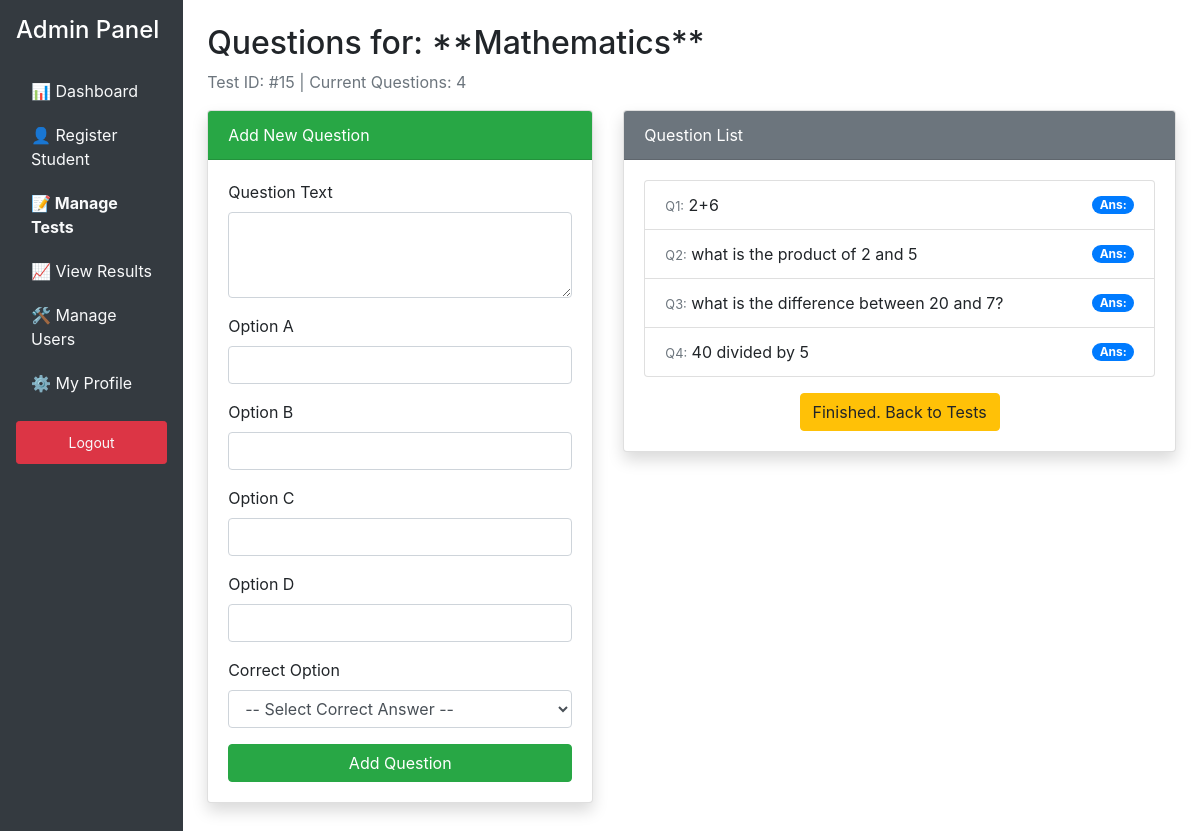
Page /cbt1/manage_questions.php?test_id=15 (signed in) on the committed database.
### tables this page shows
CREATE TABLE `tests` (
  `test_id` int(11) NOT NULL,
  `created_by` int(11) DEFAULT NULL,
  `title` varchar(255) NOT NULL,
  `class_year` varchar(10) DEFAULT NULL COMMENT 'The target class year (e.g., SSS1), or NULL for all classes.',
  `duration_minutes` int(5) NOT NULL,
  `creation_date` timestamp NOT NULL DEFAULT current_timestamp(),
  `is_active` tinyint(1) DEFAULT 1,
  `total_questions` int(11) NOT NULL DEFAULT 0,
  `max_attempts` int(11) NOT NULL DEFAULT 1 COMMENT 'Maximum number of times a student can take the test',
  `last_modified` datetime DEFAULT current_timestamp() ON UPDATE current_timestamp()
);

CREATE TABLE `questions` (
  `question_id` int(11) NOT NULL,
  `test_id` int(11) NOT NULL,
  `question_text` text NOT NULL,
  `option_a` text DEFAULT NULL,
  `option_b` text DEFAULT NULL,
  `option_c` text DEFAULT NULL,
  `option_d` text DEFAULT NULL,
  `correct_option` char(1) NOT NULL
);

### cbt1/manage_questions.php (the view, shortened to what this page needs)
<?php
require_once 'config.php';
$test_id = isset($_GET['test_id']) ? filter_var($_GET['test_id'], FILTER_VALIDATE_INT) : null;
$test_info = null;
try {
    $stmt = $pdo->prepare("SELECT title FROM tests WHERE test_id = :test_id");
    $stmt->bindParam(':test_id', $test_id, PDO::PARAM_INT);
    $stmt->execute();
    $test_info = $stmt->fetch();
} catch (PDOException $e) {
    die("Database error fetching test info: " . $e->getMessage());
}
$q_text = $op_a = $op_b = $op_c = $op_d = $correct_op = "";
$q_err = $a_err = $b_err = $c_err = $d_err = $corr_err = "";
try {
    $q_sql = "SELECT question_id, question_text, correct_option FROM questions WHERE test_id = :test_id ORDER BY question_id";
    $q_stmt = $pdo->prepare($q_sql);
    $q_stmt->bindParam(':test_id', $test_id, PDO::PARAM_INT);
    $q_stmt->execute();
    $existing_questions = $q_stmt->fetchAll();
} catch (PDOException $e) {
    $existing_questions = [];
    $error_fetch = "Could not load existing questions.";
}
?>
<!DOCTYPE html>
<html lang="en">
<head>
    <link rel="stylesheet" href="https://stackpath.bootstrapcdn.com/bootstrap/4.5.2/css/bootstrap.min.css">
</head>
<body>
<div class="d-flex">
    <div class="sidebar text-white p-3">
    <h4 class="mb-4">Admin Panel</h4>
    <a href="admin_dashboard.php">📊 Dashboard</a>
    <a href="register.php">👤 Register Student</a>
    <a href="manage_tests.php" class="font-weight-bold">📝 Manage Tests</a>
    <a href="view_results.php">📈 View Results</a>
    <a href="manage_users.php">🛠️ Manage Users</a>
    <a href="admin_profile.php">⚙️ My Profile</a>
    <a href="logout.php" class="btn btn-danger btn-sm mt-3">Logout</a>
</div>
    <div class="container-fluid p-4">
        <h2>Questions for: **<?php echo htmlspecialchars($test_info['title']); ?>**</h2>
        <p class="text-muted">Test ID: #<?php echo $test_id; ?> | Current Questions: <?php echo count($existing_questions); ?></p>
        <div class="row">
            <div class="col-lg-5 mb-4">
                <div class="card shadow">
                    <div class="card-header bg-success text-white">Add New Question</div>
                    <div class="card-body">
                        <form action="manage_questions.php?test_id=<?php echo $test_id; ?>" method="post">
                            <div class="form-group">
                                <label>Question Text</label>
                                <textarea name="question_text" class="form-control <?php echo (!empty($q_err)) ? 'is-invalid' : ''; ?>" rows="3"><?php echo htmlspecialchars($q_text); ?></textarea>
                            </div>
                            <?php
                            $options = [
                                'option_a' => ['label' => 'A', 'value' => $op_a, 'err' => $a_err],
                                'option_b' => ['label' => 'B', 'value' => $op_b, 'err' => $b_err],
                                'option_c' => ['label' => 'C', 'value' => $op_c, 'err' => $c_err],
                                'option_d' => ['label' => 'D', 'value' => $op_d, 'err' => $d_err]
                            ];
                            foreach ($options as $name => $opt): ?>
                            <div class="form-group">
                                <label>Option <?php echo $opt['label']; ?></label>
                                <input type="text" name="<?php echo $name; ?>" class="form-control <?php echo (!empty($opt['err'])) ? 'is-invalid' : ''; ?>" value="<?php echo htmlspecialchars($opt['value']); ?>">
                            </div>
                            <?php endforeach; ?>
                            <div class="form-group">
                                <label>Correct Option</label>
                                <select name="correct_option" class="form-control <?php echo (!empty($corr_err)) ? 'is-invalid' : ''; ?>">
                                    <option value="">-- Select Correct Answer --</option>
                                </select>
                            </div>
                            <input type="submit" name="add_question" class="btn btn-success btn-block" value="Add Question">
                        </form>
                    </div>
                </div>
            </div>
            <div class="col-lg-7">
                <div class="card shadow">
                    <div class="card-header bg-secondary text-white">Question List</div>
                    <div class="card-body">
                        <?php if (empty($existing_questions)): ?>
                            <div class="alert alert-info">No questions added yet.</div>
                        <?php else: ?>
                            <ul class="list-group">
                                <?php foreach ($existing_questions as $index => $q): ?>
                                    <li class="list-group-item d-flex justify-content-between align-items-center">
                                        <div class="text-truncate" style="max-width: 80%;">
                                            <small class="text-muted">Q<?php echo $index + 1; ?>:</small>
                                            <?php echo htmlspecialchars(substr($q['question_text'], 0, 80)) . (strlen($q['question_text']) > 80 ? '...' : ''); ?>
                                        </div>
                                        <span class="badge badge-primary badge-pill">
                                            Ans: <?php echo htmlspecialchars($q['correct_option']); ?>
                                        </span>
                                    </li>
                                <?php endforeach; ?>
                            </ul>
                        <?php endif; ?>
                        <div class="mt-3 text-center">
                            <a href="manage_tests.php" class="btn btn-warning">Finished. Back to Tests</a>
                        </div>
                    </div>
                </div>
            </div>
        </div>
    </div>
</div>
</body>
</html>

### cbt1/manage_questions.php (style rules this page uses)
.sidebar { min-height: 100vh; background-color: #343a40; }
.sidebar a { color: #f8f9fa; padding: 10px 15px; display: block; }

### rows in the picture
tests: title "Mathematics"
questions: question_text "2+6"
questions: question_text "what is the product of 2 and 5"
questions: question_text "what is the difference between 20 and 7?"
questions: question_text "40 divided by 5"

### other values in the picture
$test_id "15"
count($existing_questions) "4"
$opt['label'] "A"
$opt['label'] "B"
$opt['label'] "C"
$opt['label'] "D"
